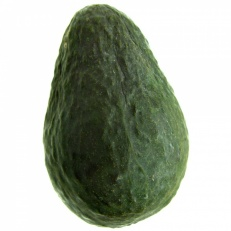
#> input picture avocat_001.jpg, 231 x 231 px, given as the content of the folder rdnadaud/Desktop/Analyse_dImage/TP_Imagerie_numerique_4A/img, which was not available
$ jupyter execute --allow-errors analyse_d_image_projet.ipynb   (older library calls are emulated)   (text cells are left out)
#> lines starting #> are read from the running program, lines starting #| are printed output that depends on the picture; after the words box and inside, x2 and y2 are one past the last pixel; in counts of white or black regions, pixels touching at a corner belong together; pictures that were not available may be replaced by others from this repository, and a replacement may not be noted
[cell 1]
import cv2
import numpy as np
import matplotlib.pyplot as plt
from skimage import filters
from skimage import measure
from matplotlib.pyplot import *
import numpy as np
import math
from IPython.display import Image
from glob import glob
import os
import mahotas as mt
import pandas as pd
from sklearn.model_selection import train_test_split
from sklearn.neighbors import KNeighborsClassifier
from sklearn.cluster import KMeans

[cell 2]
Image(filename='hsv.jpeg')

[cell 3]
def transforme_img_to_jpg(path_file_src):
#entrer le path du fichier source sans / a la fin
    path=path_file_src+"/*.png"
    pngs = glob(path)

    for j in pngs:
        img = cv2.imread(j)
        cv2.imwrite(j[:-3] + 'jpg', img)
        os.remove(j)

    pngs = glob('img/*.jpeg')

    for j in pngs:
        img = cv2.imread(j)
        cv2.imwrite(j[:-4] + 'jpg', img)
        os.remove(j)

    pngs = glob('img/*.gif')

    for j in pngs:
        gif = cv2.VideoCapture(j)
        ret, frame = gif.read()
        cv2.imwrite(j[:-3] + 'jpg', frame)
        gif.release()
        cv2.destroyAllWindows()
        os.remove(j)

    return "Done"

[cell 4]
def principal_colour_object (path_image):
    #Nous retournerons les couleurs de manieres ordinal pour réaliser un KNN
    #0: jaune
    #1: rouge
    #2: orange
    #3: autres


    #chargement de l'image
    image =cv2.imread(path_image)

    #définition des constantes
    hauteur=image.shape[0]
    largeur=image.shape[1]
    couche=image.shape[2]


    #travaille de l'image en hsv car couleur bcp plus précise
    hsv = cv2.cvtColor(image,cv2.COLOR_BGR2HSV)
    hue,sat,val = cv2.split(hsv)

    #Nous savons que nos fruit sont de différentes couleurs, nous allons donc determiné le poucentage
    #de couleur present dans chaque fruit la couleur majoritaire sera la couleur du fruit

    ##CONSTANTE
    couleur=[]
    pixelcouleur=0
    pixeltotal=largeur*hauteur


    #on fait ce calcul 4 fois car nous avons 4 couleurs a determiner
    for i in range(4):
        if i==0:
        #calcul des pixels jaunes dans l'image
            lower = np.array([45/2],dtype=np.uint8)
            upper = np.array([60/2],dtype=np.uint8)
            #Image segmenté selon le tresshold de la couleur jaune
            seg_hue = cv2.inRange(hue,lower,upper)

            pixelcouleur=np.sum(seg_hue==255)
            pourcentage=(pixelcouleur*100)/pixeltotal
            #jaune premier pourcentage de ce tableau
            couleur.append(pourcentage)
        elif i==1:
        #calcul des pixels rouge dans l'image
            lower = np.array([0/2,50,0],dtype=np.uint8)
            upper = np.array([20/2,255,255],dtype=np.uint8)
            seg_hue1 = cv2.inRange(hsv,lower,upper)

            lower = np.array([330/2,180,0],dtype=np.uint8)
            upper = np.array([360/2,255,255],dtype=np.uint8)
            seg_hue2 = cv2.inRange(hsv,lower,upper)


            pixelcouleur1=np.sum(seg_hue1==255)
            pourcentage1=(pixelcouleur1*100)/pixeltotal


            pixelcouleur2=np.sum(seg_hue2==255)
            pourcentage2=(pixelcouleur2*100)/pixeltotal
            pourcentage=pourcentage1+pourcentage2


            #jaune premier pourcentage de ce tableau
            couleur.append(pourcentage)
        elif i==2:
            #calcul des pixels orange dans l'image
            lower = np.array([28/2],dtype=np.uint8)
            upper = np.array([40/2],dtype=np.uint8)
            #Image segmenté selon le tresshold de la couleur orange
            seg_hue = cv2.inRange(hue,lower,upper)

            pixelcouleur=np.sum(seg_hue==255)
            pourcentage=(pixelcouleur*100)/pixeltotal
            #jaune premier pourcentage de ce tableau
            couleur.append(pourcentage)
        elif i==3:

            lower = np.array([0,0,0],dtype=np.uint8)
            upper = np.array([114,150,90],dtype=np.uint8)
            seg_hue = cv2.inRange(hsv,lower,upper)
            pixelcouleur=np.sum(seg_hue==255)
            pourcentage=(pixelcouleur*100)/pixeltotal
            #jaune premier pourcentage de ce tableau
            couleur.append(pourcentage)


    #on retourne la couleur majoritaire
    couleur_nominal=couleur.index(max(couleur))
    couleur_classe=["jaune","rouge","orange","avocat"]

    #print(f"la couleur du fruit dans l'image est : {couleur_classe[couleur_nominal]} avec pour classe nominal :{couleur_nominal}")

    return couleur_nominal

[cell 5]
def calculate_feature_extraction(path_image):
    img=cv2.imread(path_image)
    no_fond=img.copy()
    imgray = cv2.cvtColor(img, cv2.COLOR_BGR2GRAY)
    ret,thresh = cv2.threshold(imgray,200,255,0)
    contours,hierarchy = cv2.findContours(thresh, 1, 2)
    cnt = contours[0]
    M = cv2.moments(cnt)
    #calculate area et perimeter
    area = cv2.contourArea(cnt)
    perimeter = cv2.arcLength(cnt,True)
    if perimeter!=0:
         circularity= 4*area/(perimeter*perimeter)
    else:
        circularity="nan"
    #if is convexe
    k = cv2.isContourConvex(cnt)
    if k==True:
        k=1
    else:
        k=0
    x,y,w,h= cv2.boundingRect(cnt)
    aspect_ratio=w/h

    hauteur=no_fond.shape[0]
    largeur=no_fond.shape[1]
    couche=no_fond.shape[2]


    for compteur1 in range(hauteur):
        for compteur2 in range(largeur):
            if thresh[compteur1][compteur2]!=0:
                for compteur3 in range(couche):
                    no_fond[compteur1][compteur2][compteur3]=0


    return(circularity,k,aspect_ratio,thresh,no_fond)

[cell 6]
def extract_features_Mahotas_haralik(image):
        # calculate haralick texture features for 4 types of adjacency
        textures = mt.features.haralick(image)

        # take the mean of it and return it
        ht_mean = textures.mean(axis=0)
        return ht_mean

[cell 7]
def return_haralik_feature(path_image):
    image = cv2.imread(path_image)
    gray = cv2.cvtColor(image, cv2.COLOR_BGR2GRAY)
    features = extract_features_Mahotas_haralik(gray)

    return features

[cell 8]
# [26 lines left out: function principal_hue_object, not called in this run]

[cell 9]
# [26 lines left out: function principal_saturation_object, not called in this run]

[cell 10]
# [25 lines left out: function principal_value_objet, not called in this run]

[cell 11]
# [21 lines left out: function std_h, not called in this run]

[cell 12]
# [21 lines left out: function std_s, not called in this run]

[cell 13]
# [21 lines left out: function std_v, not called in this run]

[cell 14]
# [4 lines left out: function elongation, not called in this run]

[cell 15]
# [7 lines left out: function return_elongation, not called in this run]

[cell 16]
def all_feature_for_image(path_image):
    color=principal_colour_object (path_image)
    circularity_feature,convex_feature,aspect_ratio_feature,thresh_image,no_fond_image=calculate_feature_extraction(path_image)
    haralik_feature=return_haralik_feature(path_image)
    hue_mean=principal_hue_object(no_fond_image)
    saturation_mean=principal_saturation_object(no_fond_image)
    values_mean=principal_value_objet (no_fond_image)
    std_hue=std_h(no_fond_image)
    std_sat=std_s(no_fond_image)
    std_val=std_v(no_fond_image)
    elongation=return_elongation(path_image)


    feature=[]
    feature.append(color)
    feature.append(circularity_feature)
    feature.append(convex_feature)
    feature.append(aspect_ratio_feature)
    feature.append(hue_mean)
    feature.append(saturation_mean)
    feature.append(values_mean)
    feature.append(std_hue)
    feature.append(std_sat)
    feature.append(std_val)
    feature.append(elongation)

    return feature,haralik_feature

[cell 17]
def return_data_frame_for_image(path_image):
    tab1,tab2=all_feature_for_image(path_image)
    tab1=np.array(tab1)
    tab2=np.array(tab2)
    tab1=np.resize(tab1,(1,11))
    tab2=np.resize(tab2,(1,13))

    df_tab1=pd.DataFrame(data=tab1,columns=["color","Circularity_ratio","convex_boolean","ratio_bounding_box","mean_hue","mean_saturation","mean_values","std_hue","std_sat","std_val","elongation"])
    df_tab2=pd.DataFrame(data=tab2,columns=["haralik_feature1","haralik_feature2","haralik_feature3","haralik_feature4","haralik_feature5","haralik_feature6","haralik_feature7","haralik_feature8","haralik_feature9","haralik_feature10","haralik_feature11","haralik_feature12","haralik_feature13"])


    df_image=pd.concat([df_tab1,df_tab2],axis=1)

    return df_image

[cell 18]
path_file_src="/Users/edouardnadaud/Desktop/Analyse_dImage/TP_Imagerie_numerique_4A/img"

[cell 19]
def create_dataframe_all_feature(path_file_src):
    transforme_img_to_jpg(path_file_src)
    path=path_file_src+"/*.jpg"
    image_name = glob(path)
    df=pd.DataFrame()


    for name in image_name:
        df_row=return_data_frame_for_image(name)
#> in principal_colour_object, image is the input picture: shape (231, 231, 3); mean B, G, R 162.3, 176.1, 169.5
#> in principal_colour_object, `hsv = cv2.cvtColor(image,cv2.COLOR_BGR2HSV)`: hsv: shape (231, 231, 3); mean H, S, V 25.3, 45.5, 176.1
#> in principal_colour_object, `hue,sat,val = cv2.split(hsv)`:
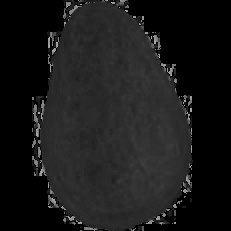
#> hue: shape (231, 231); min 0, max 165, mean 25.3
#> in principal_colour_object, `hue,sat,val = cv2.split(hsv)`:
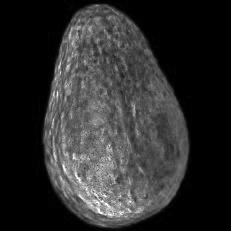
#> sat: shape (231, 231); min 0, max 255, mean 45.5
#> in principal_colour_object, `hue,sat,val = cv2.split(hsv)`:
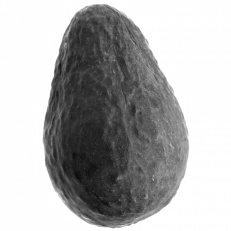
#> val: shape (231, 231); min 10, max 255, mean 176.1
#> the loop in principal_colour_object, `for i in range(4):` made 4 passes
#> (pixelcouleur1, pourcentage1, pixelcouleur2, pourcentage2, pourcentage) on pass 2: (0, 0, 0, 0, 0)
#> (pixelcouleur, pourcentage) on passes 1, 3, 4: (888, 1.66), (120, 0.225), (13241, 24.81)
#> pass 1, in principal_colour_object, `seg_hue = cv2.inRange(hue,lower,upper)`:
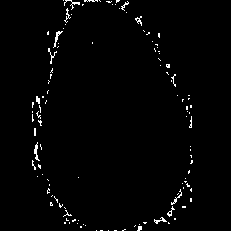
#> seg_hue: shape (231, 231); 1.7% white in thin lines or dots, all inside (x1, y1, x2, y2) = (32, 0, 193, 231)
#> pass 3, in principal_colour_object, `seg_hue = cv2.inRange(hue,lower,upper)`:
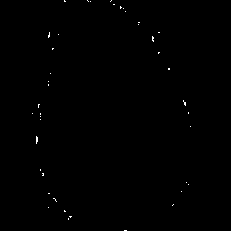
#> seg_hue: shape (231, 231); 0.22% white in thin lines or dots, all inside (x1, y1, x2, y2) = (32, 0, 191, 231)
#> after the loop in principal_colour_object, `for i in range(4):`: couleur = [1.66, 0, 0.225, 24.81]
#> in principal_colour_object, `couleur_nominal=couleur.index(max(couleur))`: couleur_nominal = 3
#> in calculate_feature_extraction, `ret,thresh = cv2.threshold(imgray,200,255,0)`:
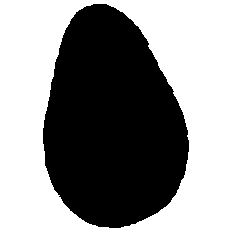
#> thresh: shape (231, 231); 54.5% white; 1 black region
#> in calculate_feature_extraction, `contours,hierarchy = cv2.findContours(thresh, 1, 2)`: contours = 2 contours; box (x1, y1, x2, y2) and area: (0, 0, 231, 231) 52900, (42, 3, 190, 229) 24554
#> in calculate_feature_extraction, `cnt = contours[0]`: cnt = contour of 287 points, box (x1, y1, x2, y2) (42, 3, 190, 229), area 24554
#> in calculate_feature_extraction, `M = cv2.moments(cnt)`: M = moments, m00 24554.5, centre m10/m00, m01/m00 = (112, 122.7)
#> in calculate_feature_extraction, `area = cv2.contourArea(cnt)`: area = 24554.5
#> in calculate_feature_extraction, `perimeter = cv2.arcLength(cnt,True)`: perimeter = 628.4
#> in calculate_feature_extraction, `circularity= 4*area/(perimeter*perimeter)`: circularity = 0.249
#> in calculate_feature_extraction, `k = cv2.isContourConvex(cnt)`: k = False
#> in calculate_feature_extraction, `x,y,w,h= cv2.boundingRect(cnt)`: x = 42; y = 3; w = 148; h = 226
#> in calculate_feature_extraction, `aspect_ratio=w/h`: aspect_ratio = 0.655
#> after the loop in calculate_feature_extraction, `for compteur1 in range(hauteur):`:
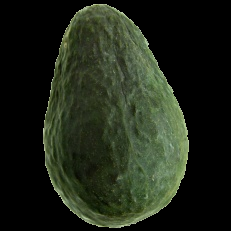
#> no_fond: shape (231, 231, 3); mean B, G, R 24.4, 37.7, 31.3
#> in all_feature_for_image, `circularity_feature,convex_feature,aspect_ratio_feature,thresh_image,n..`: circularity_feature = 0.249; convex_feature = 0; aspect_ratio_feature = 0.655
        df=pd.concat([df,df_row],axis=0)

    return df

#> (a cell that did not finish here is left out)

[cell 21]
def label_image(path_file_src):

    path=path_file_src+"/*.jpg"
    image_name = glob(path)
    label=[]
    for name in image_name:
        name=os.path.basename(name)
        name1=name.split("_", 1)
        label.append(name1[0])

    df_label=pd.DataFrame(data=label,columns=['label'])
    return df_label
